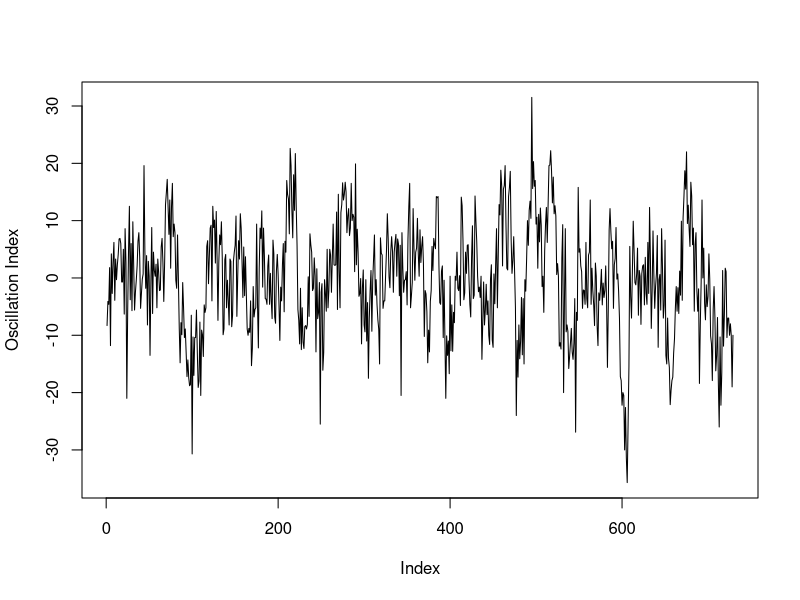
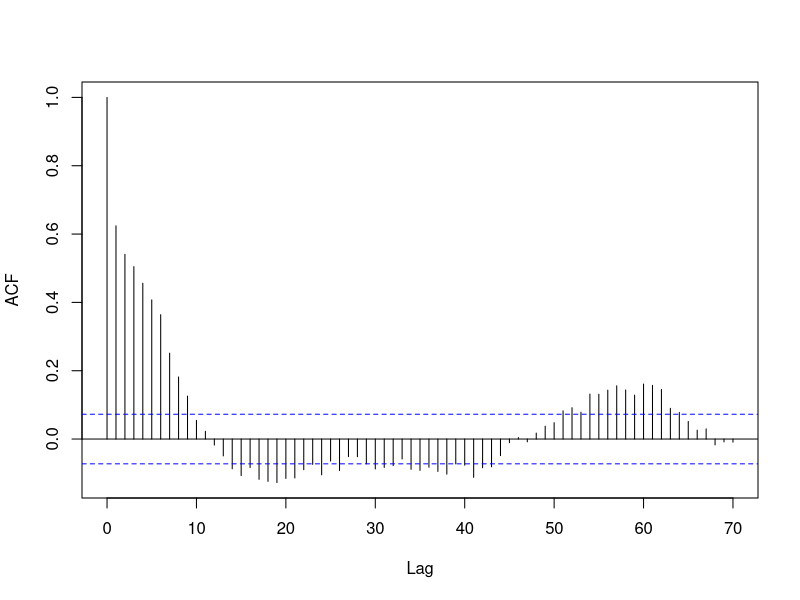
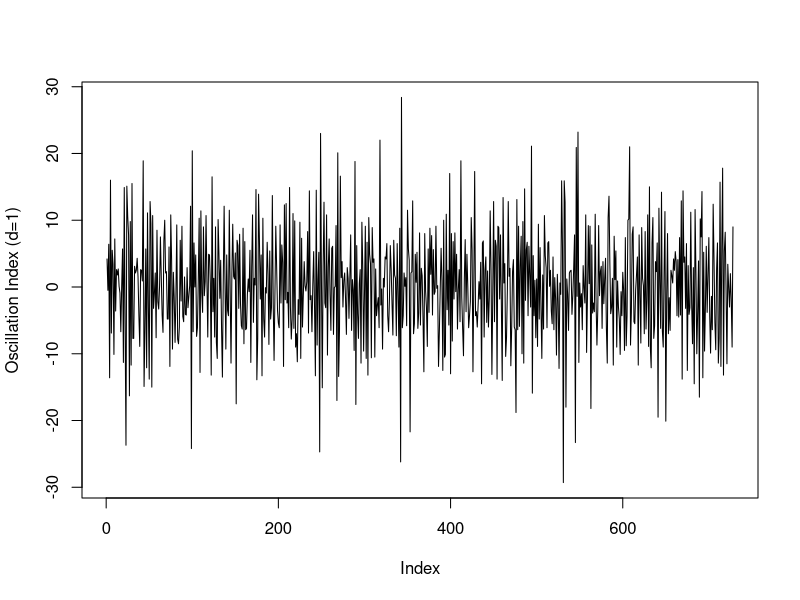
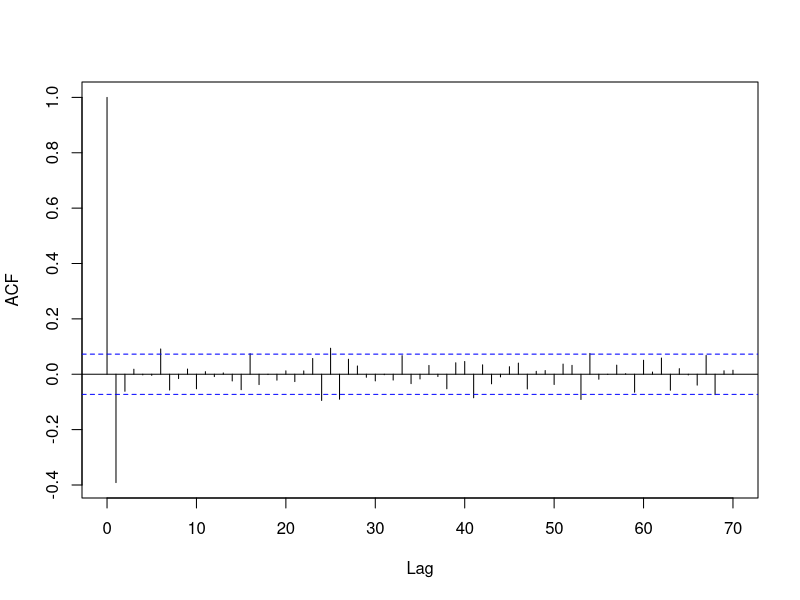
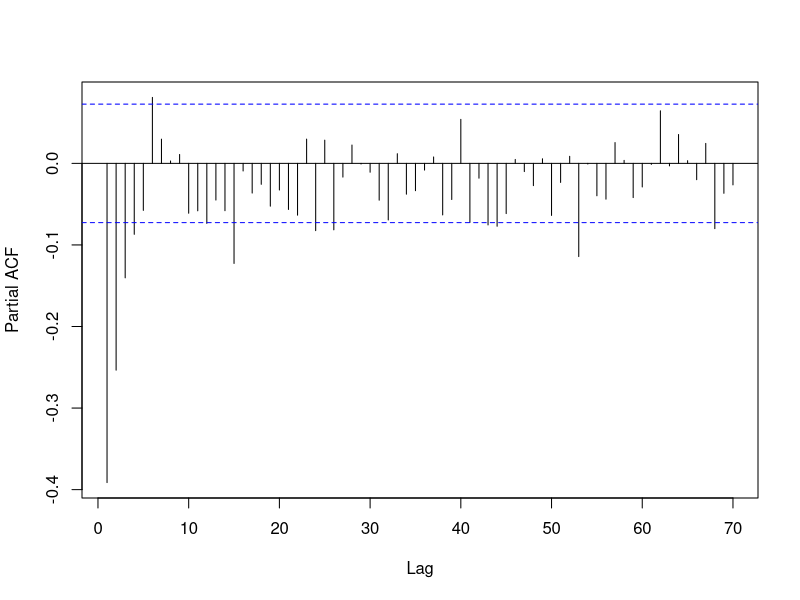

The R source for these figures, in order:
## ---- chunk 1
# change working directory: should be the directory containg the Markdown files:
setwd("~/courses/cruk/LinearModelAndExtensions/20170719/Practicals/")

## ---- chunk 2
volume = trees$Volume
height = trees$Height
girth = trees$Girth
m1 = nls(volume~beta0*girth^beta1*height^beta2,start=list(beta0=1,beta1=2,beta2=1))
summary(m1)
## ---- chunk 3
x=read.table("OscillationIndex.txt",header=TRUE)
x$Index
plot(x$Index,type="l",ylab="Oscillation Index")
## ---- chunk 4
acf(x$Index,lag.max=70,main="")
## ---- chunk 5
plot(diff(x$Index),type="l",ylab="Oscillation Index (d=1)")
acf(diff(x$Index),lag.max=70,main="")
## ---- chunk 6
pacf(diff(x$Index),lag.max=70,main="")
## ---- chunk 7
arima(x$Index,order=c(0,1,1))
